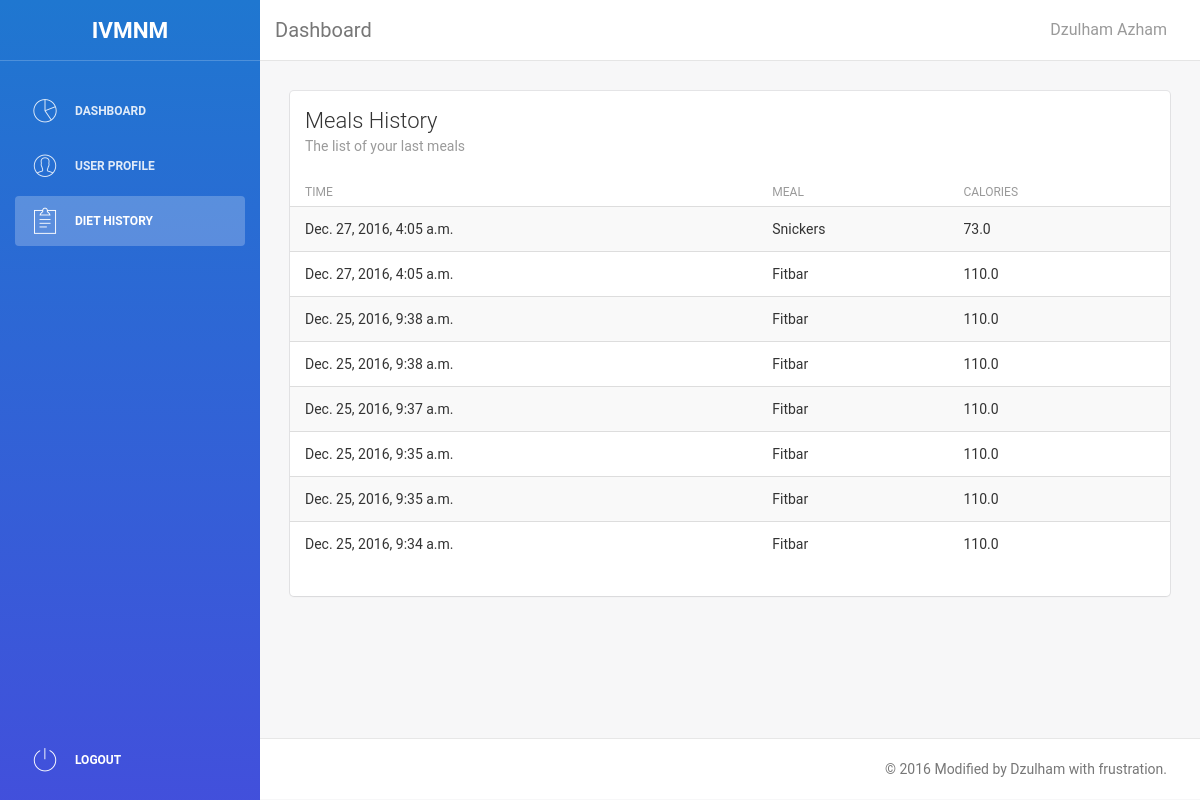
The page /dashboard/history (signed in) on the database its author committed.
### dashboard/models.py (models this page shows, shortened)
class History(models.Model) :
	user = models.ForeignKey(User, on_delete=models.CASCADE, default=None, blank=True, null=True)
	meal 	= models.ForeignKey(Meal, on_delete=models.CASCADE, default=None, blank=True, null=True)
	time	= models.DateTimeField(default=now)

class Meal(models.Model) :
	name	= models.CharField(max_length=1024)
	calorie	= models.FloatField()
	imgurl  = models.CharField(max_length=1024)

### dashboard/views.py (the view)
@login_required(login_url='/login')
def history(req) :
	user = req.user
	diet_history = History.objects.filter(user=user).order_by('time')[::-1]
	context = {'diet_history': diet_history}
	return render(req, 'dashboard/history.html', context)

### dashboard/templates/dashboard/history.html (shortened to what this page needs)
<!doctype html>
<html lang="en">
<head>
    <link href="/static/dashboard/css/bootstrap.min.css" rel="stylesheet" />
    <link href="/static/dashboard/css/animate.min.css" rel="stylesheet" />
    <link href="/static/dashboard/css/light-bootstrap-dashboard.css" rel="stylesheet" />
    <link href="/static/dashboard/css/font-awesome.min.css" rel="stylesheet" />
    <link href="/static/dashboard/css/font-roboto.css" rel='stylesheet' type='text/css' />
    <link href="/static/dashboard/css/pe-icon-7-stroke.css" rel="stylesheet" />
</head>
<body>
    <div class="wrapper">
        <div class="sidebar" data-color="blue">
            <div class="sidebar-wrapper">
                <div class="logo">
                    <div class="simple-text">
                        <div style="font-size:1.25em;font-weight:bold">IVMNM</div>
                    </div>
                </div>
                <ul class="nav">
                    <li>
                        <a href="/dashboard">
                            <i class="pe-7s-graph"></i>
                            <p>Dashboard</p>
                        </a>
                    </li>
                    <li>
                        <a href="/dashboard/user">
                            <i class="pe-7s-user"></i>
                            <p>User Profile</p>
                        </a>
                    </li>
                    <li class="active">
                        <a href="/dashboard/history">
                            <i class="pe-7s-note2"></i>
                            <p>Diet History</p>
                        </a>
                    </li>
                    <li class="bottom-side">
                        <a href="/dashboard/logout">
                            <i class="pe-7s-power"></i>
                            <p>Logout</p>
                        </a>
                    </li>
                </ul>
            </div>
        </div>
        <div class="main-panel">
            <nav class="navbar navbar-default navbar-fixed">
                <div class="container-fluid">
                    <div class="navbar-header">
                        <a class="navbar-brand" href="#">Dashboard</a>
                    </div>
                    <div class="collapse navbar-collapse">
                        <ul class="nav navbar-nav navbar-right">
                            <li>
                                <a href="/dashboard/user">{{ user.first_name }} {{ user.last_name }}</a>
                            </li>
                        </ul>
                    </div>
                </div>
            </nav>
            <div class="content">
                <div class="container-fluid">
                    <div class="row">
                        <div class="col-md-12">
                            <div class="card">
                                <div class="header">
                                    <h4 class="title">Meals History</h4>
                                    <p class="category">The list of your last meals</p>
                                </div>
                                <div class="content table-responsive table-full-width">
                                    <table class="table table-striped">
                                        <thead>
                                            <th>Time</th>
                                            <th>Meal</th>
                                            <th>Calories</th>
                                        </thead>
                                        <tbody>
                                            {% if diet_history %} {% for diet in diet_history %} {% if diet.user.id is user.id %}
                                            <tr>
                                                <td>{{ diet.time }}</td>
                                                <td>{{ diet.meal.name }}</td>
                                                <td>{{ diet.meal.calorie }}</td>
                                            </tr>
                                            {% endif %} {% endfor %} {% endif %}
                                        </tbody>
                                    </table>
                                </div>
                            </div>
                        </div>
                    </div>
                </div>
            </div>
            <footer class="footer">
                <div class="container-fluid">
                    <p class="copyright pull-right">
                        &copy; 2016 Modified by Dzulham with frustration.
                    </p>
                </div>
            </footer>
        </div>
    </div>
</body>
</html>

### rows shown on the page
History: time "Dec. 27, 2016, 4:05 a.m.", meal.name "Snickers", meal.calorie "73.0"
History: time "Dec. 27, 2016, 4:05 a.m.", meal.name "Fitbar", meal.calorie "110.0"
History: time "Dec. 25, 2016, 9:38 a.m.", meal.name "Fitbar", meal.calorie "110.0"
History: time "Dec. 25, 2016, 9:38 a.m.", meal.name "Fitbar", meal.calorie "110.0"
History: time "Dec. 25, 2016, 9:37 a.m.", meal.name "Fitbar", meal.calorie "110.0"
History: time "Dec. 25, 2016, 9:35 a.m.", meal.name "Fitbar", meal.calorie "110.0"
History: time "Dec. 25, 2016, 9:35 a.m.", meal.name "Fitbar", meal.calorie "110.0"
History: time "Dec. 25, 2016, 9:34 a.m.", meal.name "Fitbar", meal.calorie "110.0"

### other values the page prints
{{ user.first_name }} "Dzulham"
{{ user.last_name }} "Azham"
